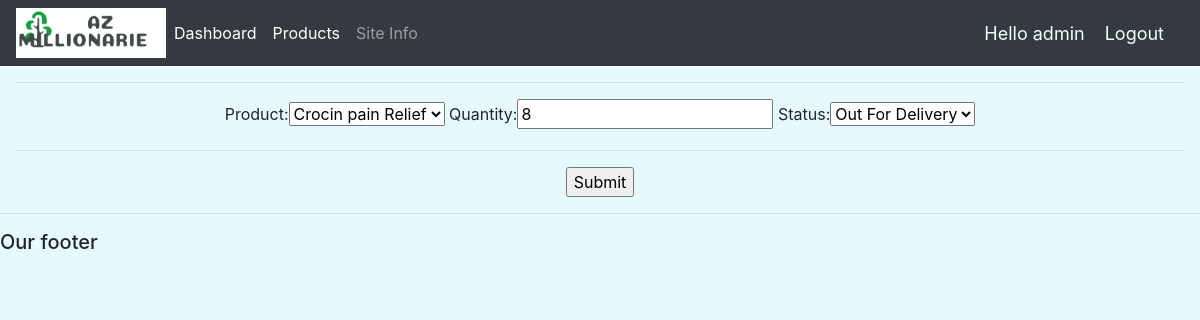
The app's page /update_order/15 (signed in) with its own data.
### accounts/models.py (models this page shows, shortened)
class Order(models.Model):
    STATUS = (('Delivered','Delivered'),('Out For Delivery','Out For Delivery'),
              ('Out Of Stock','Out Of Stock'),('Not Available','Not Available'))
    customer=models.ForeignKey(Customer,null=True,on_delete=models.SET_NULL)
    product = models.ForeignKey(Product, null=True, on_delete=models.SET_NULL)
    quantity=models.IntegerField()
    status=models.CharField(max_length=100,null=True,choices=STATUS)
    date_created = models.DateTimeField(auto_now_add=True)

### accounts/views.py (the view)
# urls.py: path('update_order/<str:pk>',views.update_order_customer,name='update_order'),
@login_required(login_url='login_page')
def update_order_customer(request,pk):
	order=Order.objects.get(id=pk)
	form=create_order(instance=order)
	if request.method=='POST':
		form = create_order(request.POST,instance=order)
		if form.is_valid():
			form.save()
			return redirect('home')
	context={'form':form}
	return render(request,'accounts/update_order.html',context)

### accounts/forms.py
class create_order(ModelForm):
    class Meta:
        model= Order
        fields= '__all__'
        exclude=['customer']

### accounts/models.py (called while the page is built)
    def __str__(self):
        return self.name

### accounts/templates/accounts/update_order.html (shortened to what this page needs)
{% extends 'accounts/main.html' %}
{% load static %}
{% block content%}
<form method="POST" align='center'>
    <hr>
    {{form}}
    <hr>
    <input type="submit" name="Submit">
</form>
{% endblock %}

### accounts/templates/accounts/navbar.html (shortened to what this page needs)
{% load static %}
<nav class="navbar navbar-expand-lg navbar-dark bg-dark">
    <img src="{% static 'images/logo.png' %}" height='50' width='150'>
    <div class="collapse navbar-collapse" id="navbarNav">
        <ul class="navbar-nav">
            <li class="nav-item active">
                <a class="nav-link" href="{% url 'home' %}">Dashboard</a>
            </li>
            <li class="nav-item active">
                <a class="nav-link" href="{% url 'products' %}">Products</a>
            </li>
            <li class="nav-item">
                <a class="nav-link" href="{% url 'info' %}">Site Info</a>
            </li>
        </ul>
    </div>
    <span class='hello'> Hello {{request.user}}</span>
    <span ><a class='hello' href="{% url 'logout' %}">Logout</a></span>
</nav>

### static/css/main.css (style rules this page uses)
body { background-color: #e6f9ff; }

### accounts/templates/accounts/navbar.html (style rules this page uses)
.hello { font-size: 18px; color: azure; margin-right: 20px; }

### records on screen
Order: product "Crocin pain Relief", quantity "8", status "Out For Delivery"

### other values on screen
{{ request.user }} "admin"
